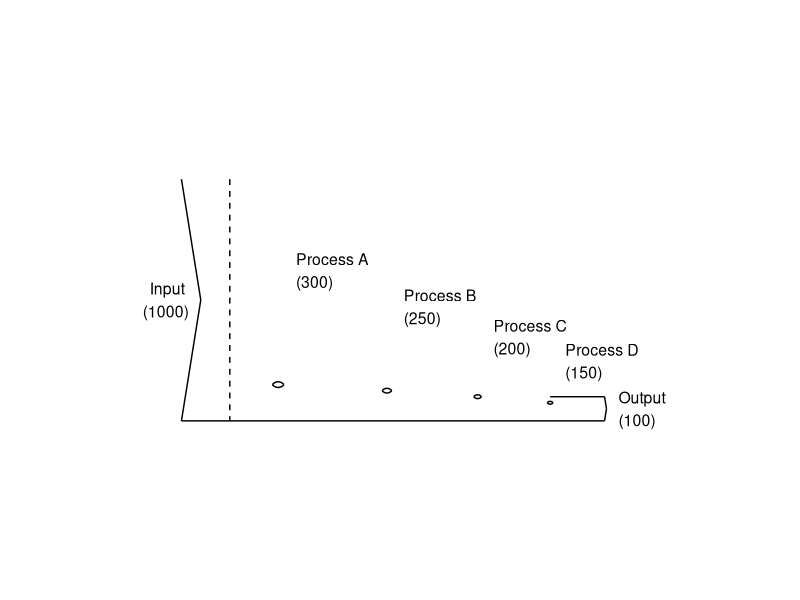
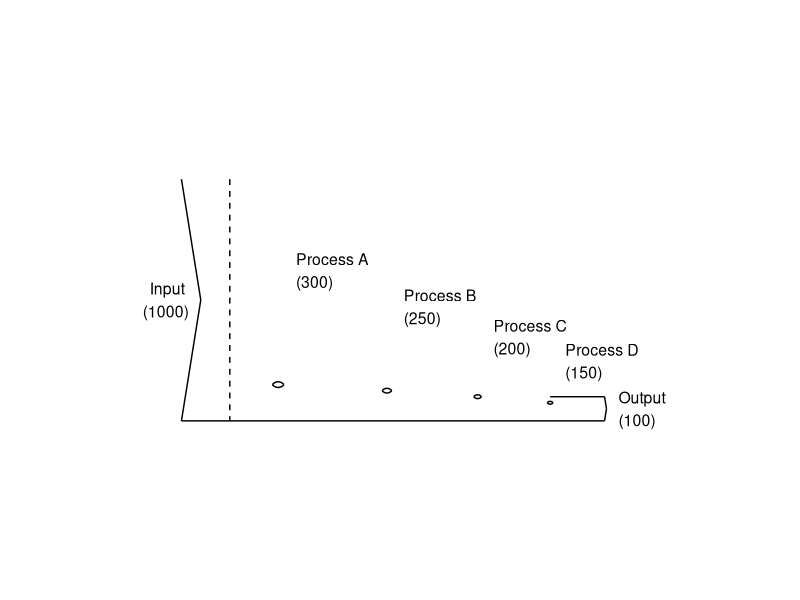

Write the R code that produced these figures, in order.
# SankeyArrow - Advanced Flow Diagram Visualization
# Recreated from figure_function_Brain_Blast.R with mock data

library(ggplot2)

SankeyArrow <- function(values, label, gap = 0.05, size = 4, force = F, trans_log = F) {
  labels <- paste0(label, " \n(", values, ")")
  labels <- c(labels[1], labels[length(labels)], labels[(length(labels) - 1) : 2])
  
  if (trans_log) {
    values <- log(values)
  }
  
  inputs <- values[1]
  outputs <- values[-1]
  
  if (inputs != sum(outputs) & !force) {
    stop("outputs != inputs")
  } else {
    inputs <- sum(outputs)
    values[1] <- inputs
  }
  
  text_y <- 0.5
  text_x <- -0.32 - gap
  
  op <- outputs / inputs
  op_bottom <- 1 - cumsum(outputs) / inputs
  op_top <- op_bottom + outputs / inputs
  
  x_inits <- c(0, cumsum(1.5 * op[-length(op)]))
  
  g <- ggplot() +
    geom_segment(aes(x = -0.4, y = 0, xend = -0.32, yend = 0.5)) +
    geom_segment(aes(x = -0.4, y = 1, xend = -0.32, yend = 0.5)) +
    geom_segment(aes(x = -0.2, y = 1, xend = -0.2, yend = 0), linetype = "dashed")
  
  for (i in length(op) : 1) {
    if (i == length(op)) {
      line1 <- data.frame(x = -0.4, y = 0, xend = x_inits[i], yend = 0)
      line2 <- data.frame(x = x_inits[i - 1], y = op_top[i], xend = x_inits[i], yend = op_top[i])
      line3 <- data.frame(x = x_inits[i], y = 0, xend = x_inits[i] + 0.08 * op[i], yend = op[i] / 2)
      line4 <- data.frame(x = x_inits[i], y = op_top[i], xend = x_inits[i] + 0.08 * op[i], yend = op[i] / 2)
      
      g <- g + 
        geom_segment(aes(x = x, y = y, xend = xend, yend = yend), line1) + 
        geom_segment(aes(x = x, y = y, xend = xend, yend = yend), line2) + 
        geom_segment(aes(x = x, y = y, xend = xend, yend = yend), line3) + 
        geom_segment(aes(x = x, y = y, xend = xend, yend = yend), line4)
      
      y_top <- op_top[i]
      text_y <- c(text_y, op[i] / 2)
      text_x <- c(text_x, x_inits[i] + 0.08 * op[i] + gap)
    } else {
      small_circle <- data.frame(
        x = x_inits[i] - 0.08 * op[i], y = op[i] / 2,
        xend = x_inits[i] + 0.08 * op[i], yend = op[i] / 2,
        curvature = -0.5
      )
      large_circle <- data.frame(
        x = x_inits[i] - 0.08 * op[i], y = op[i] / 2,
        xend = x_inits[i] + 0.08 * op[i], yend = op[i] / 2,
        curvature = 0.5
      )
      
      g <- g +
        geom_curve(aes(x = x, y = y, xend = xend, yend = yend), small_circle, curvature = -0.5) +
        geom_curve(aes(x = x, y = y, xend = xend, yend = yend), large_circle, curvature = 0.5)
      
      y_top <- y_top + op[i] / 2
      text_y <- c(text_y, y_top)
      text_x <- c(text_x, x_inits[i] + 0.08 * op[i] + gap)
    }
  }
  
  label_df <- data.frame(x = text_x, y = text_y, label = labels)
  
  g <- g + 
    geom_text(aes(x, y, label = label), label_df[1, ], hjust = 1, size = size) +
    geom_text(aes(x, y, label = label), label_df[2, ], hjust = 0, size = size) +
    geom_text(aes(x, y, label = label), label_df[-1 : -2, ], vjust = 0, hjust = 0, size = size)
  
  g <- g + coord_fixed(ratio = 1) + theme_void() +
    scale_x_continuous(limits = c(-1, label_df$x[2] + 0.6)) +
    scale_y_continuous(limits = c(-0.1, 1.1))
  
  return(g)
}

# Mock data for demonstration
mock_values <- c(1000, 300, 250, 200, 150, 100)
mock_labels <- c("Input", "Process A", "Process B", "Process C", "Process D", "Output")

# Generate the plot
p <- SankeyArrow(values = mock_values, label = mock_labels, force = TRUE)

# Save the plot
ggsave("figure/advanced_1.png", 
       plot = p, width = 10, height = 6, dpi = 300)

print("Advanced_1: SankeyArrow plot created successfully!")
print(p)